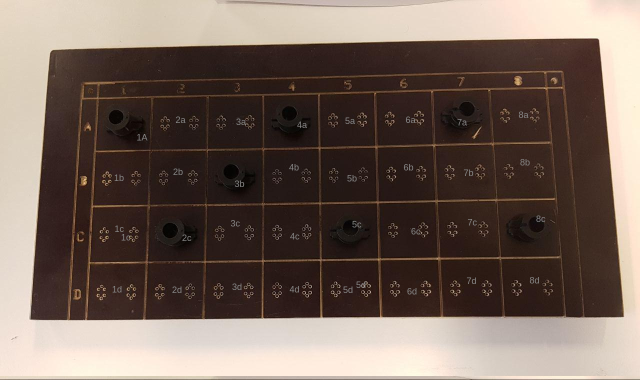
#> input picture images/export.png, 1280 x 759 px (shown at 1/2 size)
$ python function.py
#> lines starting #> are read from the running program, lines starting #| are printed output that depends on the picture; after the words box and inside, x2 and y2 are one past the last pixel; in counts of white or black regions, pixels touching at a corner belong together
### pyimagesearch/transform.py
# import the necessary packages
import numpy as np
import cv2

def order_points(pts):
	# initialzie a list of coordinates that will be ordered
	# such that the first entry in the list is the top-left,
	# the second entry is the top-right, the third is the
	# bottom-right, and the fourth is the bottom-left
	rect = np.zeros((4, 2), dtype = "float32")

	# the top-left point will have the smallest sum, whereas
	# the bottom-right point will have the largest sum
	s = pts.sum(axis = 1)
	rect[0] = pts[np.argmin(s)]
	rect[2] = pts[np.argmax(s)]

	# now, compute the difference between the points, the
	# top-right point will have the smallest difference,
	# whereas the bottom-left will have the largest difference
	diff = np.diff(pts, axis = 1)
	rect[1] = pts[np.argmin(diff)]
	rect[3] = pts[np.argmax(diff)]

	# return the ordered coordinates
	return rect

def four_point_transform(image, pts):
	# obtain a consistent order of the points and unpack them
	# individually
	rect = order_points(pts)
	(tl, tr, br, bl) = rect

	# compute the width of the new image, which will be the
	# maximum distance between bottom-right and bottom-left
	# x-coordiates or the top-right and top-left x-coordinates
	widthA = np.sqrt(((br[0] - bl[0]) ** 2) + ((br[1] - bl[1]) ** 2))
	widthB = np.sqrt(((tr[0] - tl[0]) ** 2) + ((tr[1] - tl[1]) ** 2))
	maxWidth = max(int(widthA), int(widthB))

	# compute the height of the new image, which will be the
	# maximum distance between the top-right and bottom-right
	# y-coordinates or the top-left and bottom-left y-coordinates
	heightA = np.sqrt(((tr[0] - br[0]) ** 2) + ((tr[1] - br[1]) ** 2))
	heightB = np.sqrt(((tl[0] - bl[0]) ** 2) + ((tl[1] - bl[1]) ** 2))
	maxHeight = max(int(heightA), int(heightB))

	# now that we have the dimensions of the new image, construct
	# the set of destination points to obtain a "birds eye view",
	# (i.e. top-down view) of the image, again specifying points
	# in the top-left, top-right, bottom-right, and bottom-left
	# order
	dst = np.array([
		[0, 0],
		[maxWidth - 1, 0],
		[maxWidth - 1, maxHeight - 1],
		[0, maxHeight - 1]], dtype = "float32")

	# compute the perspective transform matrix and then apply it
	M = cv2.getPerspectiveTransform(rect, dst)
	warped = cv2.warpPerspective(image, M, (maxWidth, maxHeight))

	# return the warped image
	return warped

### function.py
# USAGE
# python scan.py --image images/page.jpg

# import the necessary packages
from pyimagesearch.transform import four_point_transform
from skimage.filters import threshold_local
import numpy as np
import argparse
import cv2
import imutils


image = cv2.imread("images/export.png")
#> image is the input picture: shape (759, 1280, 3); mean B, G, R 90.1, 99.4, 115.7

def extract_index_table(image):

	# load the image and compute the ratio of the old height
	# to the new height, clone it, and resize it

	ratio = image.shape[0] / 800.0
#> ratio = 0.949
	orig = image.copy()
	image = imutils.resize(image, height = 800)
#> image: shape (800, 1349, 3)

	# convert the image to grayscale, blur it, and find edges
	# in the image
	gray = cv2.cvtColor(image, cv2.COLOR_BGR2GRAY)
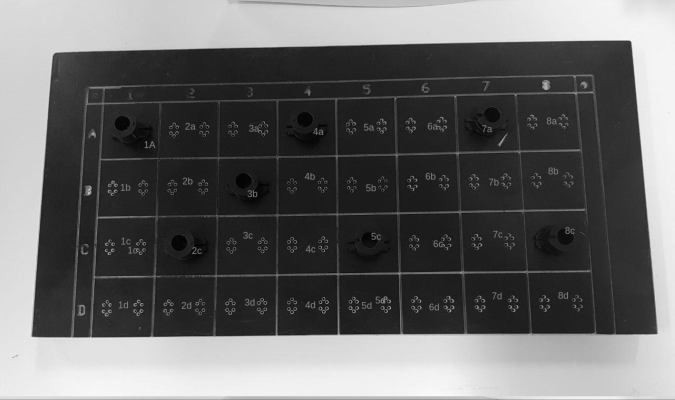
#> gray: shape (800, 1349) (shown at 1/2 size); min 0, max 249, mean 103.1
	gray = cv2.GaussianBlur(gray, (3, 3), 0)
	edged = cv2.Canny(gray, 120, 200)
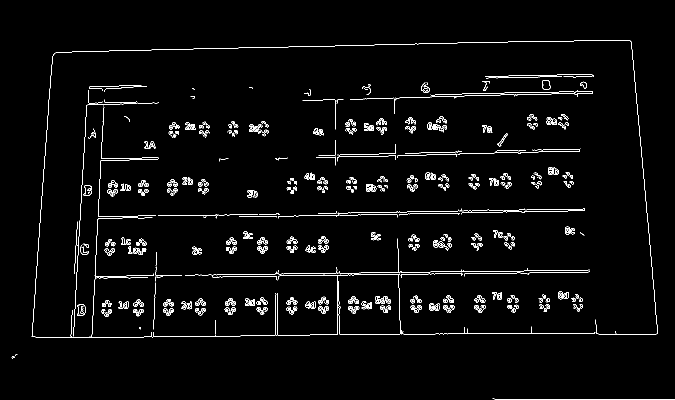
#> edged: shape (800, 1349) (shown at 1/2 size); 2.5% white in thin lines or dots, all inside (x1, y1, x2, y2) = (23, 81, 1349, 799)
	edged = cv2.dilate(edged, None, iterations=1)
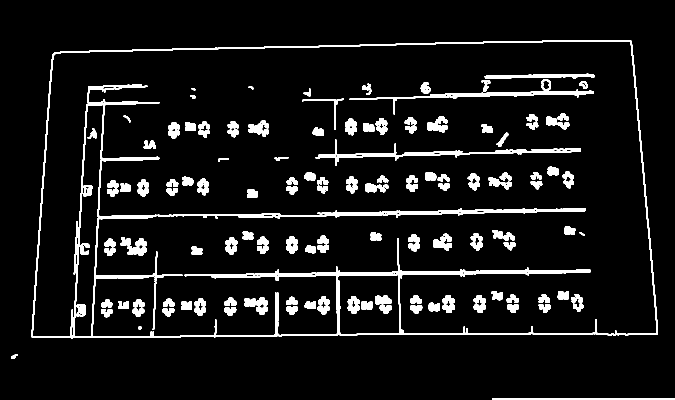
#> edged: shape (800, 1349) (shown at 1/2 size); 7.4% white; 154 white regions, largest, box (x1, y1, x2, y2) and area: (62, 80, 1316, 677) 25424, (315, 416, 1171, 438) 4806, (699, 179, 1187, 229) 2714
	edged = cv2.erode(edged, None, iterations=1)
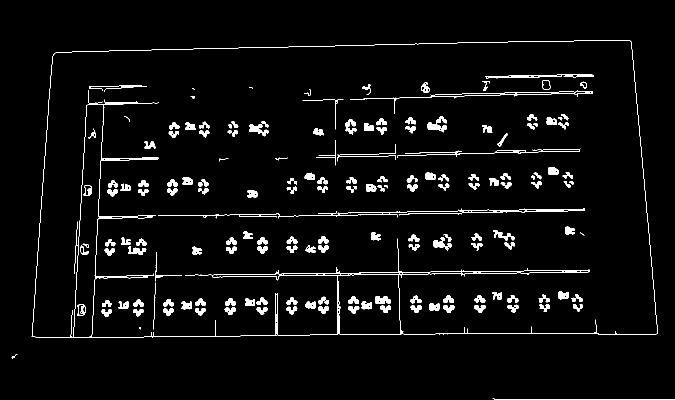
#> edged: shape (800, 1349) (shown at 1/2 size); 3.8% white; 170 white regions (4 under 20 px)


	'''
	# show the original image and the edge detected image
	print("STEP 1: Edge Detection")
	cv2.imshow("Image", image)
	cv2.imshow("Edged", edged)
	cv2.waitKey(0)
	cv2.destroyAllWindows()
	'''

	# find the contours in the edged image, keeping only the
	# largest ones, and initialize the screen contour


	cnts = cv2.findContours(edged.copy(), cv2.RETR_LIST, cv2.CHAIN_APPROX_SIMPLE)
#> cnts = 276 contours, 61 with area under 20; largest, box (x1, y1, x2, y2) and area: (63, 81, 1315, 676) 697119, (64, 81, 1315, 675) 660808, (147, 208, 208, 675) 16604, (674, 548, 801, 670) 14431, (316, 417, 1170, 437) 1590
	cnts = imutils.grab_contours(cnts)
	cnts = sorted(cnts, key = cv2.contourArea, reverse = True)[:5]
#> cnts = 5 contours; box (x1, y1, x2, y2) and area: (63, 81, 1315, 676) 697119, (64, 81, 1315, 675) 660808, (147, 208, 208, 675) 16604, (674, 548, 801, 670) 14431, (316, 417, 1170, 437) 1590

	# loop over the contours
	for c in cnts:
		# approximate the contour
		peri = cv2.arcLength(c, True)
		approx = cv2.approxPolyDP(c, 0.02 * peri, True)

		# if our approximated contour has four points, then we
		# can assume that we have found our screen
		if len(approx) == 4:
			screenCnt = approx
			break
#> this loop made 1 pass
#> (peri, screenCnt) on pass 1: (3634.9, [[1262, 83], [111, 105], [63, 672], [1312, 668]])

	'''
	# show the contour (outline) of the piece of paper
	print("STEP 2: Find contours of paper")
	cv2.drawContours(image, [screenCnt], -1, (0, 255, 0), 2)
	cv2.imshow("Outline", image)
	cv2.waitKey(0)
	cv2.destroyAllWindows()
	'''


	# apply the four point transform to obtain a top-down
	# view of the original image
	warped = four_point_transform(orig, screenCnt.reshape(4, 2) * ratio)
#> in order_points, `s = pts.sum(axis = 1)`: s = [1276.1, 204.9, 697.3, 1878.5]
#> in order_points, `diff = np.diff(pts, axis = 1)`: diff = [-1118.6, -5.69, 577.8, -611]
#> in four_point_transform, `rect = order_points(pts)`: rect = [[105.3, 99.62], [1197.3, 78.75], [1244.8, 633.8], [59.77, 637.6]]
#> in four_point_transform, `(tl, tr, br, bl) = rect`: tl = [105.3, 99.62]; tr = [1197.3, 78.75]; br = [1244.8, 633.8]; bl = [59.77, 637.6]
#> in four_point_transform, `widthA = np.sqrt(((br[0] - bl[0]) ** 2) + ((br[1] - bl[1]) ** 2))`: widthA = 1185
#> in four_point_transform, `widthB = np.sqrt(((tr[0] - tl[0]) ** 2) + ((tr[1] - tl[1]) ** 2))`: widthB = 1092.2
#> in four_point_transform, `maxWidth = max(int(widthA), int(widthB))`: maxWidth = 1184
#> in four_point_transform, `heightA = np.sqrt(((tr[0] - br[0]) ** 2) + ((tr[1] - br[1]) ** 2))`: heightA = 557
#> in four_point_transform, `heightB = np.sqrt(((tl[0] - bl[0]) ** 2) + ((tl[1] - bl[1]) ** 2))`: heightB = 539.9
#> in four_point_transform, `maxHeight = max(int(heightA), int(heightB))`: maxHeight = 557
#> in four_point_transform, `dst = np.array([ [0, 0], [maxWidth - 1, 0], [maxWidth - 1, maxHeight -..`: dst = [[0, 0], [1183, 0], [1183, 556], [0, 556]]
#> in four_point_transform, `M = cv2.getPerspectiveTransform(rect, dst)`: M = [[1.14, 0.0967, -129.9], [0.0219, 1.14, -116.2], [3.33e-05, 0.000161, 1]]
#> in four_point_transform, `warped = cv2.warpPerspective(image, M, (maxWidth, maxHeight))`:
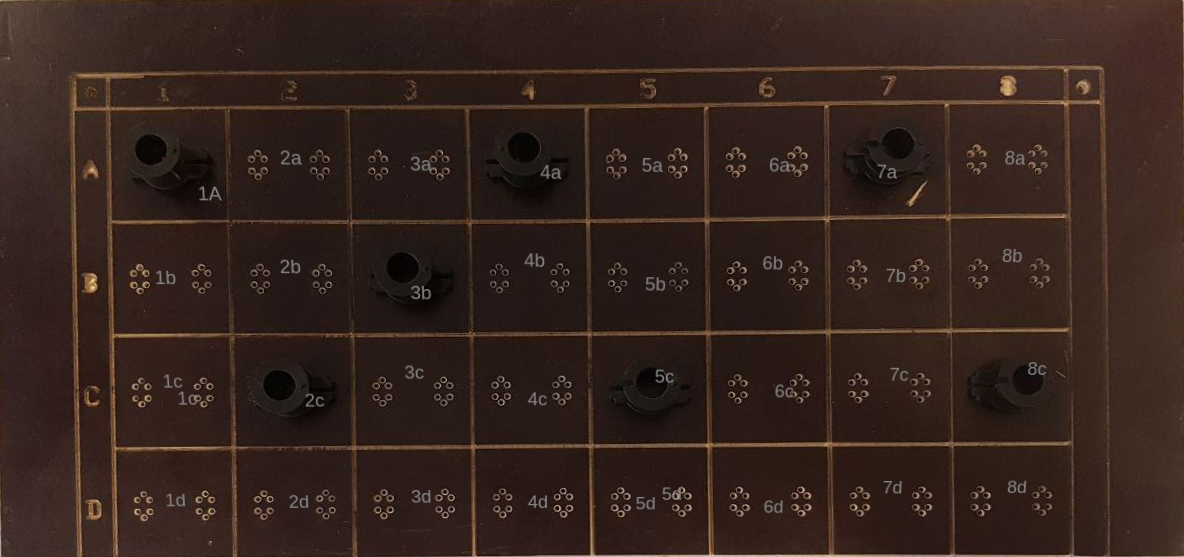
#> warped: shape (557, 1184, 3); mean B, G, R 29.5, 35.8, 53.1

	# [11 lines of commented-out code are left out]
	return warped


warped = extract_index_table(image)

cv2.imshow("Scanned", imutils.resize(warped, height = 650))
cv2.waitKey(0)

$ run again, with images/6.jpg saved as images/export.png
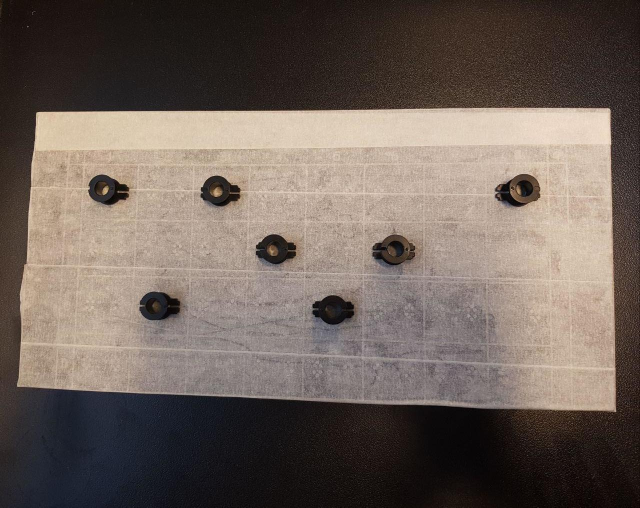
#> input picture images/6.jpg, 1280 x 1015 px (shown at 1/2 size)
#> image is the input picture: shape (1015, 1280, 3); mean B, G, R 90.6, 98.2, 110.4
#> image: shape (800, 1008, 3)
#> in extract_index_table, `edged = cv2.dilate(edged, None, iterations=1)`:
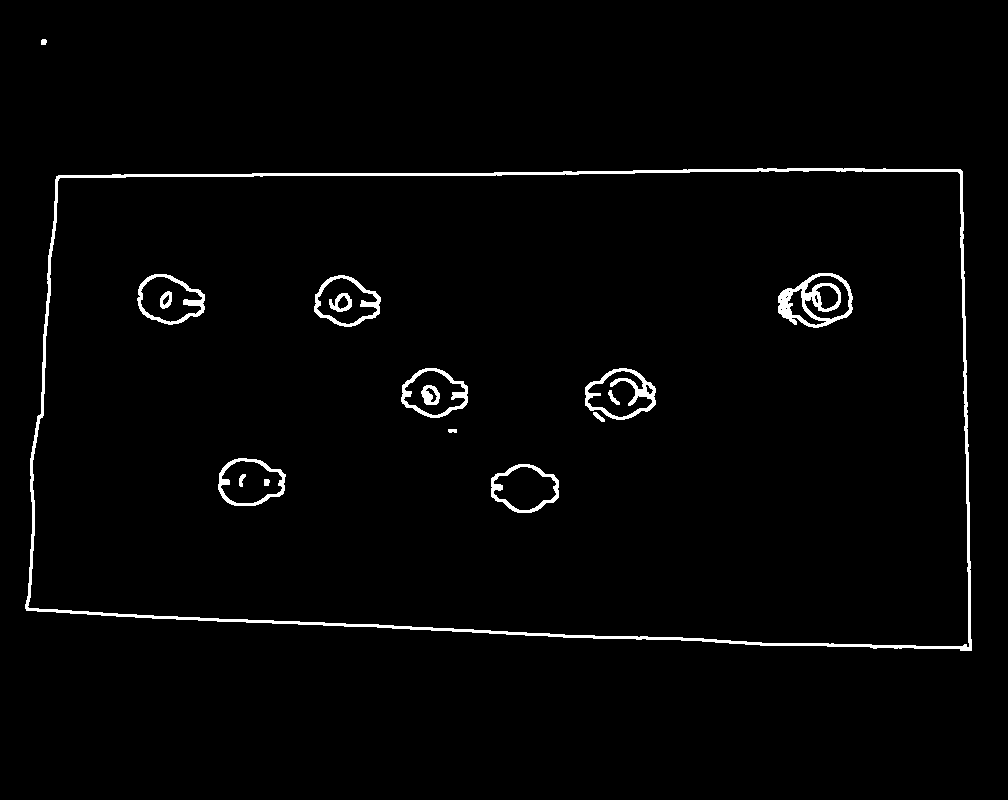
#> edged: shape (800, 1008); 2% white; 17 white regions, largest, box (x1, y1, x2, y2) and area: (25, 168, 972, 651) 8621, (778, 273, 853, 328) 1565, (585, 368, 656, 420) 1062
#> in extract_index_table, `cnts = cv2.findContours(edged.copy(), cv2.RETR_LIST, cv2.CHAIN_APPROX_..`: cnts = 37 contours, 10 with area under 20; largest, box (x1, y1, x2, y2) and area: (26, 169, 971, 650) 423889, (26, 169, 971, 649) 423816, (779, 274, 852, 327) 2662, (586, 369, 655, 419) 2366, (219, 459, 285, 505) 2230
#> in extract_index_table, `cnts = sorted(cnts, key = cv2.contourArea, reverse = True)[:5]`: cnts = 5 contours; box (x1, y1, x2, y2) and area: (26, 169, 971, 650) 423889, (26, 169, 971, 649) 423816, (779, 274, 852, 327) 2662, (586, 369, 655, 419) 2366, (219, 459, 285, 505) 2230
#> the loop in extract_index_table, `for c in cnts:` made 1 pass
#> (peri, screenCnt) on pass 1: (2816, [[961, 172], [59, 176], [26, 607], [970, 649]])
#> s = [1437.5, 298.2, 803.1, 2054.1]
#> diff = [-1001, 148.4, 737.1, -407.3]
#> rect = [[74.86, 223.3], [1219.3, 218.2], [1230.7, 823.4], [32.99, 770.1]]
#> tl = [74.86, 223.3]; tr = [1219.3, 218.2]; br = [1230.7, 823.4]; bl = [32.99, 770.1]
#> widthA = 1198.9
#> widthB = 1144.4
#> maxWidth = 1198
#> heightA = 605.3
#> heightB = 548.4
#> maxHeight = 605
#> dst = [[0, 0], [1197, 0], [1197, 604], [0, 604]]
#> M = [[1.18, 0.0907, -109], [0.00526, 1.19, -265.5], [9.2e-05, 9.27e-05, 1]]
#> in four_point_transform, `warped = cv2.warpPerspective(image, M, (maxWidth, maxHeight))`:
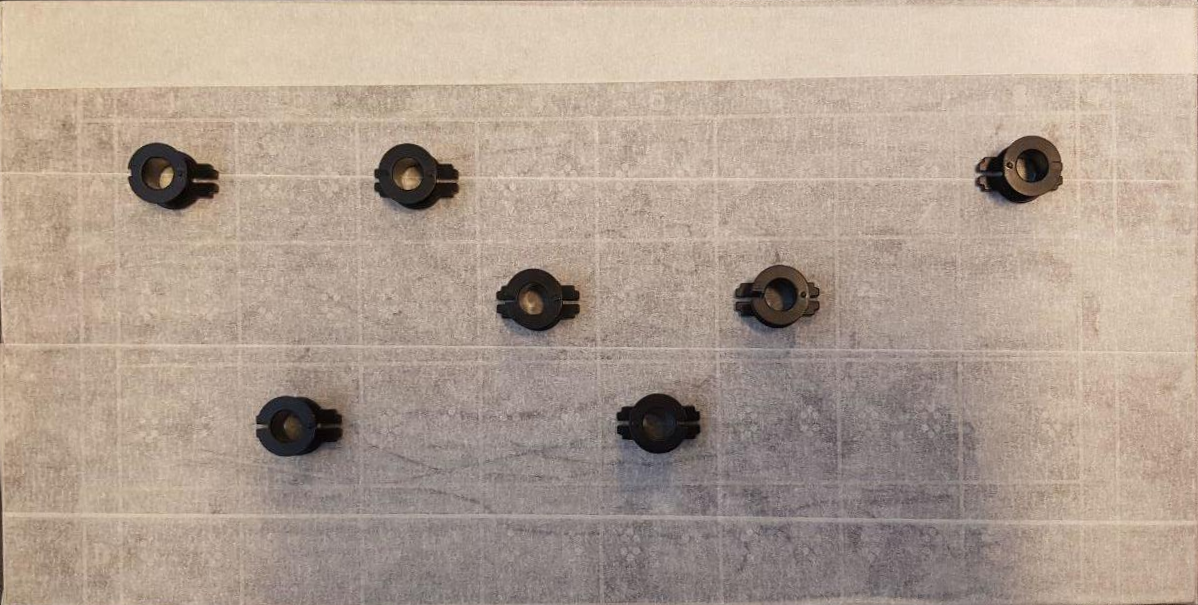
#> warped: shape (605, 1198, 3); mean B, G, R 145.8, 159.1, 176
